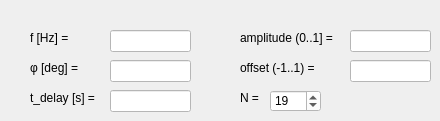
    <widget class="QWidget" name="SignalTabWavSin">
     <attribute name="title">
      <string>WavSin</string>
     </attribute>
     <widget class="QLabel" name="WavSinPhiLabel">
      <property name="geometry">
       <rect>
        <x>30</x>
        <y>60</y>
        <width>61</width>
        <height>16</height>
       </rect>
      </property>
      <property name="text">
       <string>φ [deg] =</string>
      </property>
     </widget>
     <widget class="QLineEdit" name="WavSinTDelayEdit">
      <property name="geometry">
       <rect>
        <x>110</x>
        <y>90</y>
        <width>81</width>
        <height>22</height>
       </rect>
      </property>
      <property name="styleSheet">
       <string notr="true">QLineEdit:focus{ background-color: rgb(127, 255, 127) } 
QLineEdit{ background-color: rgb(255, 255, 255) }</string>
      </property>
     </widget>
     <widget class="QLineEdit" name="WavSinFreqEdit">
      <property name="geometry">
       <rect>
        <x>110</x>
        <y>30</y>
        <width>81</width>
        <height>22</height>
       </rect>
      </property>
      <property name="styleSheet">
       <string notr="true">QLineEdit:focus{ background-color: rgb(127, 255, 127) } 
QLineEdit{ background-color: rgb(255, 255, 255) }</string>
      </property>
     </widget>
     <widget class="QLineEdit" name="WavSinPhiEdit">
      <property name="geometry">
       <rect>
        <x>110</x>
        <y>60</y>
        <width>81</width>
        <height>22</height>
       </rect>
      </property>
      <property name="styleSheet">
       <string notr="true">QLineEdit:focus{ background-color: rgb(127, 255, 127) } 
QLineEdit{ background-color: rgb(255, 255, 255) }</string>
      </property>
     </widget>
     <widget class="QLabel" name="WavSinFreqLabel">
      <property name="geometry">
       <rect>
        <x>30</x>
        <y>30</y>
        <width>51</width>
        <height>16</height>
       </rect>
      </property>
      <property name="text">
       <string>f [Hz] =</string>
      </property>
     </widget>
     <widget class="QLabel" name="WavSinOffsetLabel">
      <property name="geometry">
       <rect>
        <x>240</x>
        <y>60</y>
        <width>81</width>
        <height>16</height>
       </rect>
      </property>
      <property name="text">
       <string>offset (-1..1) =</string>
      </property>
     </widget>
     <widget class="QLabel" name="WavSinAmplitLabel">
      <property name="geometry">
       <rect>
        <x>240</x>
        <y>30</y>
        <width>101</width>
        <height>16</height>
       </rect>
      </property>
      <property name="text">
       <string>amplitude (0..1] =</string>
      </property>
     </widget>
     <widget class="QLineEdit" name="WavSinAmplitEdit">
      <property name="geometry">
       <rect>
        <x>350</x>
        <y>30</y>
        <width>81</width>
        <height>22</height>
       </rect>
      </property>
      <property name="styleSheet">
       <string notr="true">QLineEdit:focus{ background-color: rgb(127, 255, 127) } 
QLineEdit{ background-color: rgb(255, 255, 255) }</string>
      </property>
     </widget>
     <widget class="QLabel" name="WavSinTDelayLabel">
      <property name="geometry">
       <rect>
        <x>30</x>
        <y>90</y>
        <width>71</width>
        <height>16</height>
       </rect>
      </property>
      <property name="text">
       <string>t_delay [s] =</string>
      </property>
     </widget>
     <widget class="QLineEdit" name="WavSinOffsetEdit">
      <property name="geometry">
       <rect>
        <x>350</x>
        <y>60</y>
        <width>81</width>
        <height>22</height>
       </rect>
      </property>
      <property name="styleSheet">
       <string notr="true">QLineEdit:focus{ background-color: rgb(127, 255, 127) } 
QLineEdit{ background-color: rgb(255, 255, 255) }</string>
      </property>
     </widget>
     <widget class="QLabel" name="WavSinNOrderLabel">
      <property name="geometry">
       <rect>
        <x>240</x>
        <y>90</y>
        <width>31</width>
        <height>16</height>
       </rect>
      </property>
      <property name="text">
       <string>N =</string>
      </property>
     </widget>
     <widget class="QSpinBox" name="WavSinNOrderSpin">
      <property name="geometry">
       <rect>
        <x>270</x>
        <y>90</y>
        <width>51</width>
        <height>22</height>
       </rect>
      </property>
      <property name="styleSheet">
       <string notr="true">QSpinBox:focus{ background-color: rgb(127, 255, 127) } 
QSpinBox{ background-color: rgb(255, 255, 255) }</string>
      </property>
      <property name="minimum">
       <number>3</number>
      </property>
      <property name="singleStep">
       <number>2</number>
      </property>
      <property name="value">
       <number>19</number>
      </property>
     </widget>
    </widget>
